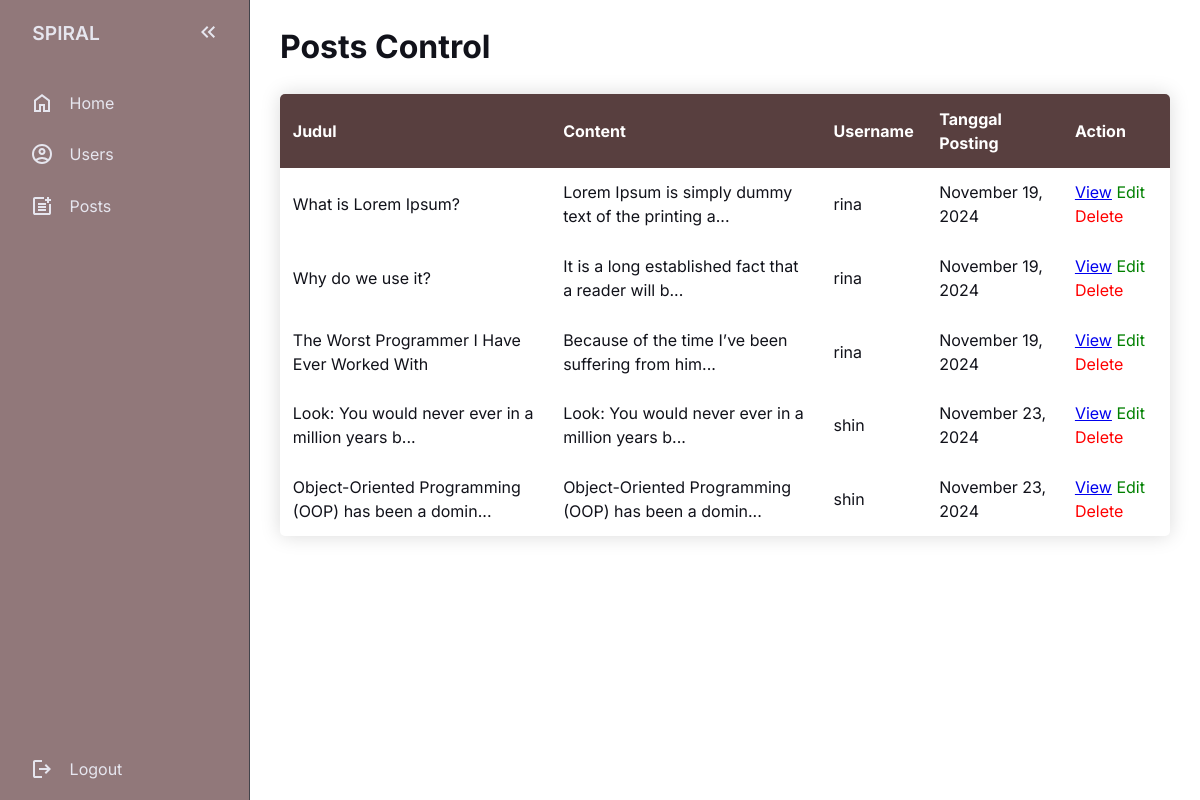
Page /dashboard/admin/controlContents/index.php (signed in) on the committed database.
### tables this page shows
CREATE TABLE `contents` (
  `id` int(11) NOT NULL,
  `judul` varchar(255) NOT NULL,
  `content` text NOT NULL,
  `author_id` int(11) NOT NULL,
  `created_at` timestamp NOT NULL DEFAULT current_timestamp()
);

CREATE TABLE `users` (
  `id` int(11) NOT NULL,
  `email` varchar(255) NOT NULL,
  `username` varchar(255) NOT NULL,
  `password` varchar(64) NOT NULL,
  `nama` varchar(255) NOT NULL,
  `role` varchar(15) NOT NULL
);

### dashboard/admin/controlContents/function/tampil.php (called while the page is built)
<?php
include "../../../lib/connection.php";
function tampil() {
    global $conn;
    $query = "SELECT
            contents.judul,
            contents.content,
            contents.created_at,
            contents.id,
            users.username
        FROM
            contents
        INNER JOIN
            users
        ON
            contents.author_id = users.id
    ";
    $result = mysqli_query($conn, $query);
    $rows = [];
    while ($row = mysqli_fetch_assoc($result)) {
        $rows[] = $row;
    }
    return $rows;
}
?>

### dashboard/admin/controlContents/index.php (the view, shortened to what this page needs)
<?php
include "function/tampil.php";
$data = tampil();
?>
<!DOCTYPE html>
<html lang="en">
<head>
    <link rel="stylesheet" href="../style/style.css">
</head>
<body>
    <nav id="sidebar">
        <ul>
            <li>
                <span class="logo">SPIRAL</span>
                <button onclick="toggleSidebar()" id="toggle-btn">
                    <svg xmlns="http://www.w3.org/2000/svg" height="24px" viewBox="0 -960 960 960" width="24px"
                        fill="#e8eaed">
                        <path
                            d="M440-240 200-480l240-240 56 56-183 184 183 184-56 56Zm264 0L464-480l240-240 56 56-183 184 183 184-56 56Z" />
                    </svg>
                </button>
            </li>
            <li class="active">
                <a href="/spiral/dashboard/admin/index.php">
                    <svg xmlns="http://www.w3.org/2000/svg" height="24px" viewBox="0 -960 960 960" width="24px"
                        fill="#e8eaed">
                        <path
                            d="M240-200h120v-240h240v240h120v-360L480-740 240-560v360Zm-80 80v-480l320-240 320 240v480H520v-240h-80v240H160Zm320-350Z" />
                    </svg>
                    <span>Home</span>
                </a>
            </li>
            <li>
                <a href="/spiral/dashboard/admin/controlUsers/index.php">
                    <span>Users</span>
                </a>
            </li>
            <li>
                <a href="/spiral/dashboard/admin/controlContents/index.php">
                    <span>Posts</span>
                </a>
            </li>
        </ul>
        <div class="logout">
            <form action="../logout.php" method="POST" id="form">
                <a href="javascript:{}" onclick="document.getElementById('form').submit();">
                    <svg xmlns="http://www.w3.org/2000/svg" height="24px" viewBox="0 -960 960 960" width="24px"
                        fill="#e8eaed">
                        <path
                            d="M200-120q-33 0-56.5-23.5T120-200v-560q0-33 23.5-56.5T200-840h280v80H200v560h280v80H200Zm440-160-55-58 102-102H360v-80h327L585-622l55-58 200 200-200 200Z" />
                    </svg>
                    <span>Logout</span>
                </a>
            </form>
        </div>
    </nav>
    <main>
        <h1>Posts Control</h1>
        <table class="table-content">
            <thead>
                <tr>
                    <th>Judul</th>
                    <th>Content</th>
                    <th>Username</th>
                    <th>Tanggal Posting</th>
                    <th>Action</th>
                </tr>
            </thead>
            <tbody>
                <?php foreach ($data as $posting) : ?>
                <tr>
                    <td><?= (strlen($posting['judul']) >= 50 ? substr($posting['content'], 0, 50) . '...' :  $posting['judul']);?></td>
                    <td><?= substr($posting['content'], 0, 50) . '...'; ?></td>
                    <td><?= $posting['username']; ?></td>
                    <td><?= date("F j, Y", strtotime($posting['created_at'])); ?></td>
                    <td class="action">
                        <a href="/spiral/singlePost/index.php?id=<?= $posting['id']; ?>">View</a>
                        <a href="/spiral/dashboard/admin/controlContents/contentEdit.php?id=<?= $posting['id']; ?>" class="edit">Edit</a>
                        <a href="/spiral/dashboard/admin/controlContents/function/delete.php?id=<?= $posting['id']; ?>"
                           onclick="return confirm('Yakin ingin menghapus konten ini?');" class="delete">Delete</a>
                    </td>
                </tr>
                <?php endforeach ?>
            </tbody>
        </table>
    </main>
</body>
</html>

### dashboard/admin/style/style.css (style rules this page uses)
:root { --base-clr: #11121a; --line-clr: #42434a; --hover-clr: #583f3f; --text-clr: #e6e6ef; }
* { padding: 0; margin: 0; }
html { font-family: Inter, 'Segoe UI', Tahoma, Geneva, Verdana, sans-serif; line-height: 1.5rem; }
body { display: grid; min-height: 100vh; min-height: 100dvh; background-color: #fff; color: var(--text-clr); grid-template-columns: auto 1fr; }
#sidebar { display: flex; box-sizing: border-box; height: 100vh; width: 250px; padding: 5px 1em; background-color: #91787a; border-right: 1px solid var(--line-clr); position: sticky; top: 0; align-self: start; transition: 300ms ease-in-out; overflow: hidden; flex-direction: column; justify-content: space-between; }
#sidebar ul { list-style: none; }
#sidebar a, #sidebar .logo { padding: 0.85em; text-decoration: none; color: var(--text-clr); display: flex; align-items: center; gap: 1em; }
#sidebar svg { flex-shrink: 0; fill: var(--text-clr); }
#sidebar a span { flex-grow: 1; }
main { padding: min(30px, 7%); }
main { color: var(--base-clr); margin-top: 5px; margin-bottom: 15px; }
.table-content { border-collapse: collapse; margin: 35px 0; min-width: 500px; font-size: 1em; border-radius: 5px; overflow: hidden; box-shadow: 0 0 20px rgba(0, 0, 0, 0.15); }
.table-content thead tr { background-color: #583f3f; color: #fff; text-align: left; font-weight: bold; }
.table-content th, .table-content td { padding: 0.8em; }
.table-content td a.edit { text-decoration: none; color: green; }
.table-content td a.delete { text-decoration: none; color: red; }

### rows in the picture
contents: judul "What is Lorem Ipsum?", content "Lorem Ipsum is simply dummy text of the printing a", author.username "rina", created_at "November 19, 2024"
contents: judul "Why do we use it?", content "It is a long established fact that a reader will b", author.username "rina", created_at "November 19, 2024"
contents: judul "The Worst Programmer I Have Ever Worked With", content "Because of the time I’ve been suffering from him", author.username "rina", created_at "November 19, 2024"
contents: content "Look: You would never ever in a million years b", author.username "shin", created_at "November 23, 2024"
contents: content "Object-Oriented Programming (OOP) has been a domin", author.username "shin", created_at "November 23, 2024"
